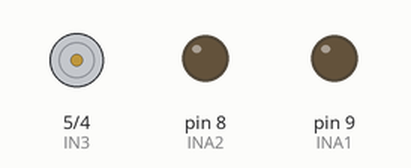
Recording of a sketch running on a simulated Arduino Uno, built with avr-gcc and run on an emulated ATmega328P. Shown: motor-driver pin pairs drawn as motors (green arrow = first pin HIGH = forward, orange = second pin HIGH = backward, longer = more drive, scaled by the enable pin), output pins drawn as LEDs (lit = HIGH).

Above: at 0.1 s.
At 40.1 s:
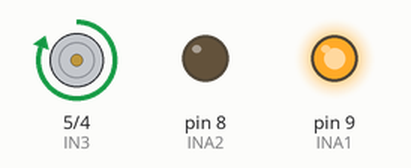
Timing chart, 0 to 41.6 s (numbered marks = the images above):
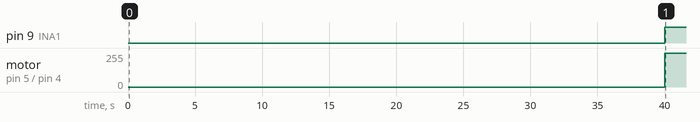

Measured:
- by itself, pin 9 (INA1): LOW → HIGH at 40.0 s
- by itself, motor on pin 5 (IN3) / pin 4 (IN4): stopped → forward 255/255 at 40.0 s

The sketch:

selly_motor.ino
```cpp
// 모터 A
#define ENA 10 //PWM
#define INA1 9
#define INA2 8

//모터B 컨트롤
int IN3=5;
int IN4=4;

int Motor_speed=255;


void setup() {
  // PWM 제어핀 출력 설정
  pinMode(ENA,OUTPUT);

  // 방향 제어핀 출력 설정
  pinMode(INA1,OUTPUT);
  pinMode(INA2,OUTPUT);
  pinMode(IN3,OUTPUT);
  pinMode(IN4,OUTPUT);

}

void loop() {

  delay(40000);
  digitalWrite(INA1, HIGH);
  digitalWrite(INA2, LOW);
  analogWrite(ENA, Motor_speed);

  digitalWrite(IN3,HIGH);
  digitalWrite(IN4,LOW);

}
```
